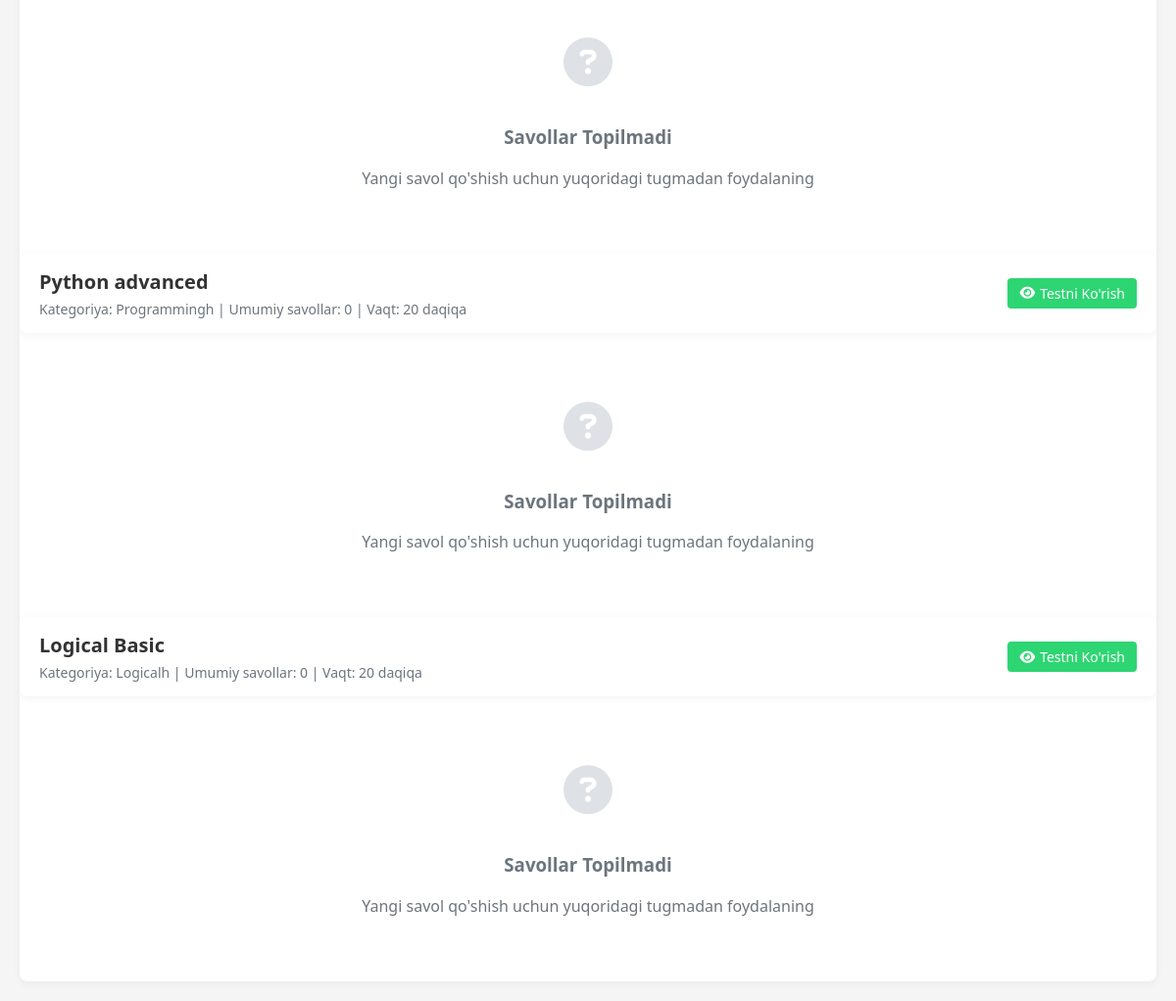
The app's page /manage-questions (signed in, lower part), older data.
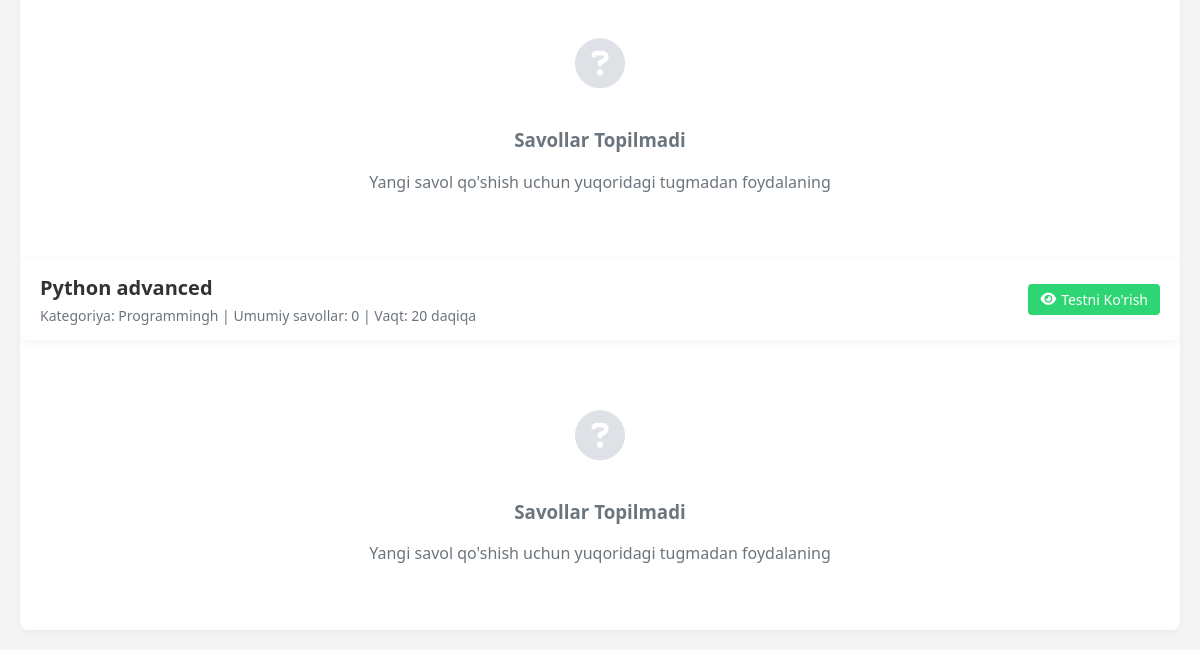
The same page, newer data.
### main/models.py (models this page shows, shortened)
class Test(models.Model):
    author = models.ForeignKey(CustomUser, on_delete=models.CASCADE)
    category = models.ForeignKey(Category, on_delete=models.CASCADE, related_name='tests')
    title = models.CharField(max_length=100)
    difficulty = models.CharField(max_length=10, choices=DIFFICULTY_LEVELS, default='easy')
    is_basics = models.BooleanField(default=True)
    description = models.CharField(max_length=300, default='')
    duration = models.DurationField(default=timezone.timedelta(minutes=20))  # test muddati 20 daqiqa
    max_attempt = models.PositiveSmallIntegerField()
    start_date = models.DateTimeField(default=timezone.now)
    end_time = models.DateTimeField(default=(timezone.now()+timezone.timedelta(days=10)))
    pass_percentage = models.PositiveIntegerField(default=60)
    icon_class = models.CharField(max_length=100, default='fa fa-folder' ) # masalan: 'fa fa-code'
    completed_count = models.PositiveIntegerField(default=0)
    class Meta:
        verbose_name = 'test'
        verbose_name_plural = 'tests'

class Category(models.Model):
    name = models.CharField(max_length=50, unique=True)
    icon_class = models.CharField(max_length=100, default='fa fa-folder' ) # masalan: 'fa fa-code'
    class Meta:
        verbose_name = 'category'
        verbose_name_plural = 'categories'

### main/views.py (the view)
# urls.py: path('manage-questions', ManageQuestionsView.as_view(), name='manage_questions'),
class ManageQuestionsView(LoginRequiredMixin, View):
    login_url = 'users:login'
    def dispatch(self, request, *args, **kwargs):
        if not request.user.is_staff:
            raise PermissionDenied("Faqat admin foydalanuvchilar bu amalni bajara oladi.")
        return super().dispatch(request, *args, **kwargs)
    def get(self, request):
        tests = Test.objects.annotate(
            question_count=Count('questions')
        ).order_by('-question_count')
        context = {
            'tests': tests
        }
        return render(request, 'main/manage_questions.html', context)

### main/templatetags/duration_filters.py (called while the page is built)
@register.filter
def duration_in_minutes(value):
    try:
        return int(value.total_seconds() // 60)
    except:
        return 0

### main/views.py (called while the page is built)
def get_today(request):
    today = datetime.date(datetime.today())
    return {'today': today}

### templates/main/manage_questions.html (shortened to what this page needs)
{% load static %}
{% load duration_filters %}
<!DOCTYPE html>
<html lang="uz">
<head>
    <link rel="stylesheet" href="{% static 'css/manage_questions.css' %}">
    <link rel="stylesheet" href="https://cdnjs.cloudflare.com/ajax/libs/font-awesome/6.4.0/css/all.min.css">
</head>
<body>
    <div class="container">
        {% if tests.exists %}
            {% for test in tests %}
                <div class="test-info">
                    <div>
                        <div class="test-title">{{ test.title }}</div>
                        <div class="test-meta">Kategoriya: {{ test.category.name }}h | Umumiy savollar: {{ test.question_count }} | Vaqt: {{ test.duration|duration_in_minutes }} daqiqa</div>
                    </div>
                    <a href="{% url 'main:manage_tests' %}" class="action-btn preview-btn" style="text-decoration: none;">
                        <i class="fas fa-eye"></i>
                        Testni Ko'rish
                    </a>
                </div>
                {% if test.questions.all %}
                    <div class="questions-table">
                {% else %}
                    <div class="empty-state">
                        <i class="fas fa-question-circle"></i>
                        <h3>Savollar Topilmadi</h3>
                        <p>Yangi savol qo'shish uchun yuqoridagi tugmadan foydalaning</p>
                    </div>
                {% endif %}
            {% endfor %}
        {% endif %}
        </div>
    </div>
</body>
</html>

Row changes from the older to the newer data that the page shows:
removed Test: title "Logical Basic", category.name "Logical", question_count "0", duration|duration_in_minutes "20", shows "Savollar Topilmadi"
